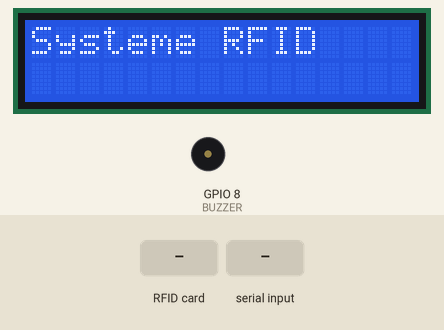
Recording of a sketch running on a simulated ESP32-S3. On the bench: 16×2 character LCD, buzzer (waves = sounding). The test bench sets the inputs (shaded band). What the sketch prints to the serial monitor is not drawn.

Above: at 0.2 s.
2.9 s: RFID card 5E 7A 19 C4 held to the reader
At 4.3 s:
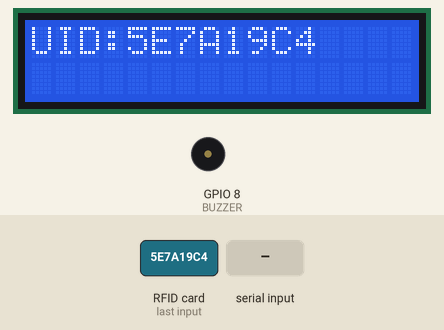
At 5.8 s:
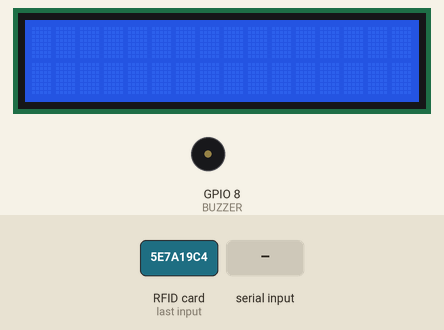
5.9 s: "1" received over the second serial link
Timing chart, 0 to 8.9 s (numbered marks = the images above; inputs shaded):
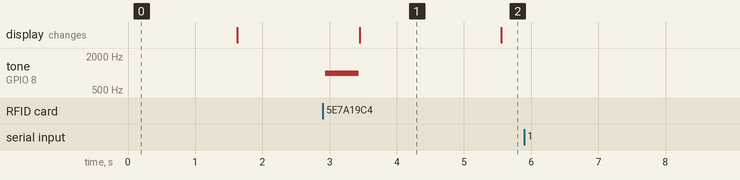

Measured:
- after the input at 2.9 s, tone on GPIO 8 (BUZZER): silent → 1000 Hz at once, → silent 0.50 s later; the display: changes after 0.55 s (image 1)
- after the input at 5.9 s, every drawn part: stays the same
- what the display in image 1 shows lasts 2.2 s, from 3.4 s to 5.6 s

The sketch:

Arduino_Project_Sketch.ino
```cpp
#include <SPI.h>
#include <MFRC522.h>
#include <Wire.h>
#include <LiquidCrystal_I2C.h>
#include <SoftwareSerial.h>

#define SS_PIN 10   // << RFID : Conserve la broche 10
#define RST_PIN 9
#define BUZZER 8

// NOUVELLES BROCHES POUR L'ESP8266 (SoftwareSerial)
#define ESP_RX_PIN 2 // Arduino RX (pour recevoir de l'ESP)
#define ESP_TX_PIN 3 // Arduino TX (pour transmettre à l'ESP)

MFRC522 rfid(SS_PIN, RST_PIN);
LiquidCrystal_I2C lcd(0x27,16,2);

// Création de l'objet SoftwareSerial avec les nouvelles broches
SoftwareSerial ESP(ESP_RX_PIN, ESP_TX_PIN);

String lastDatetime = "";

void setup() {
  Serial.begin(9600);
  ESP.begin(9600);
  SPI.begin();
  rfid.PCD_Init();

  pinMode(BUZZER, OUTPUT);

  lcd.init();
  lcd.backlight();
  lcd.print("Systeme RFID");
  delay(1500);
  lcd.clear();
}

void loop() {
  rfid.PCD_Init();
  lcd.clear();
  if (ESP.available()) {
    Serial.println("ESP est ready");
  }

  if (!rfid.PICC_IsNewCardPresent()){
    return;
  }
  if (!rfid.PICC_ReadCardSerial()) return;

  String uid = "";
  for (byte i = 0; i < rfid.uid.size; i++) {
    uid += String(rfid.uid.uidByte[i], HEX);
  }
  uid.toUpperCase();

  tone(BUZZER, 1000, 500);
  delay(500);
  noTone(BUZZER);

  String jsonSend = "{\"uid\":\"" + uid + "\"}";
  ESP.println(jsonSend);

  lcd.clear();
  lcd.setCursor(0,0);
  lcd.print("UID:");
  lcd.print(uid);

  lcd.setCursor(0,1);
  lcd.print(lastDatetime);

  delay(2000);

  rfid.PICC_HaltA();
  rfid.PCD_StopCrypto1();
  rfid.PCD_Init();
}
```
